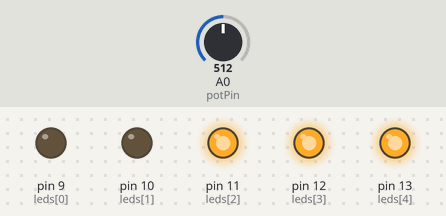
Bench run of a sketch on a simulated Arduino Uno, built with avr-gcc and run on an emulated ATmega328P. Shown: output pins drawn as LEDs (lit = HIGH). The inputs (shaded band) are chosen by the test bench; at power-on: A0 (potPin) = 512.

Above: at 1.2 s.
1.3 s: A0 (potPin) set to 604
2.8 s: A0 (potPin) set to 624
At 3.3 s:
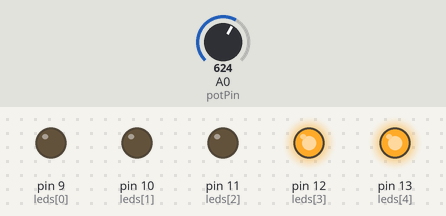
4.3 s: A0 (potPin) set to 801
5.8 s: A0 (potPin) set to 832
At 6.8 s:
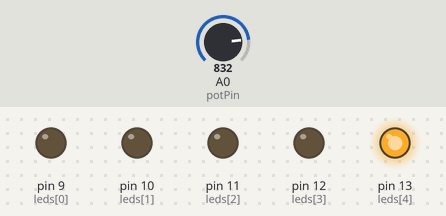
7.3 s: A0 (potPin) set to 1003
8.8 s: A0 (potPin) set to 1020
At 9.1 s:
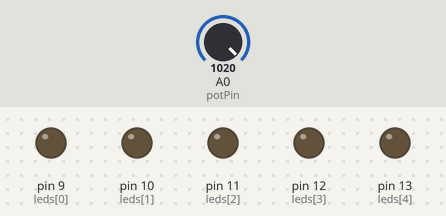
Timing chart, 0 to 11.3 s (numbered marks = the images above; inputs shaded):
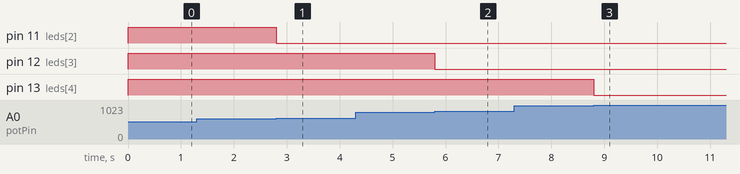

The sketch:

sketch_oct05b.ino
```cpp
int val=0;
const int potPin = A0; // select the input pin for the potentiometer
  // variable to store the value coming from the sensor
int leds[]={9,10,11,12,13};
void setup() {
  pinMode(13, OUTPUT);
  pinMode(12, OUTPUT);
  pinMode(11, OUTPUT);
  pinMode(10, OUTPUT);
  pinMode(9, OUTPUT);// declare the ledPin as an OUTPUT
}
void loop() {
  val=analogRead(potPin);
  for(int i=1;i<6;i++){
    if(i*204>val){
      digitalWrite(leds[i-1],HIGH);
    }else{
      digitalWrite(leds[i-1],LOW);
    }
  }
}
```

Measured:
- the behaviour switches between 611 and 612 on A0 (potPin) (found by bisection; images 0 and 1)
- the behaviour switches between 815 and 816 on A0 (potPin) (found by bisection; images 1 and 2)
- the behaviour switches between 1019 and 1020 on A0 (potPin) (found by bisection; images 2 and 3)
- after the input at 1.3 s, every drawn part: stays the same
- after the input at 2.8 s, pin 11 (leds[2]): HIGH → LOW at once
- after the input at 4.3 s, every drawn part: stays the same
- after the input at 5.8 s, pin 12 (leds[3]): HIGH → LOW at once
- after the input at 7.3 s, every drawn part: stays the same
- after the input at 8.8 s, pin 13 (leds[4]): HIGH → LOW at once
